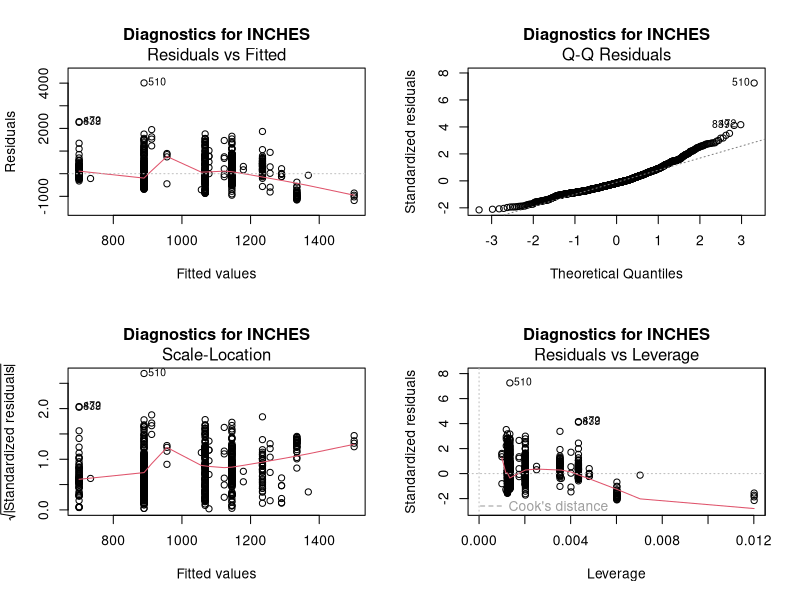
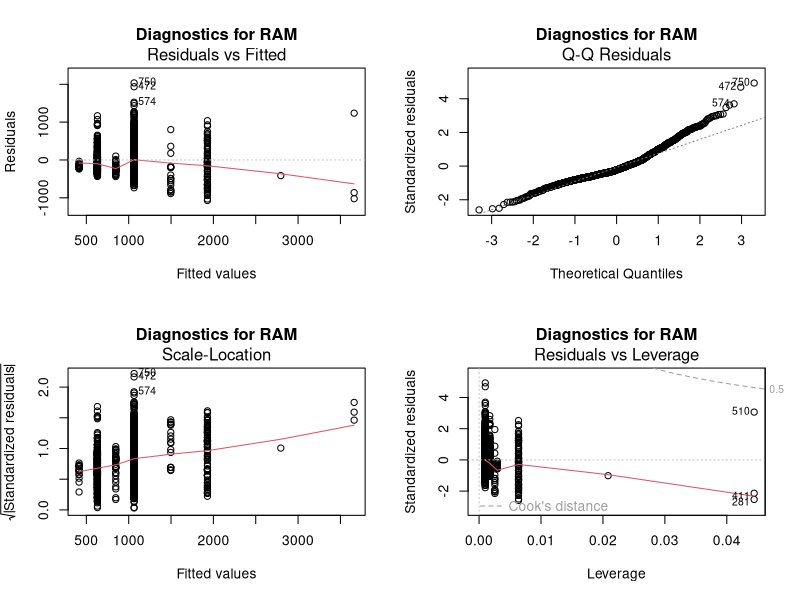
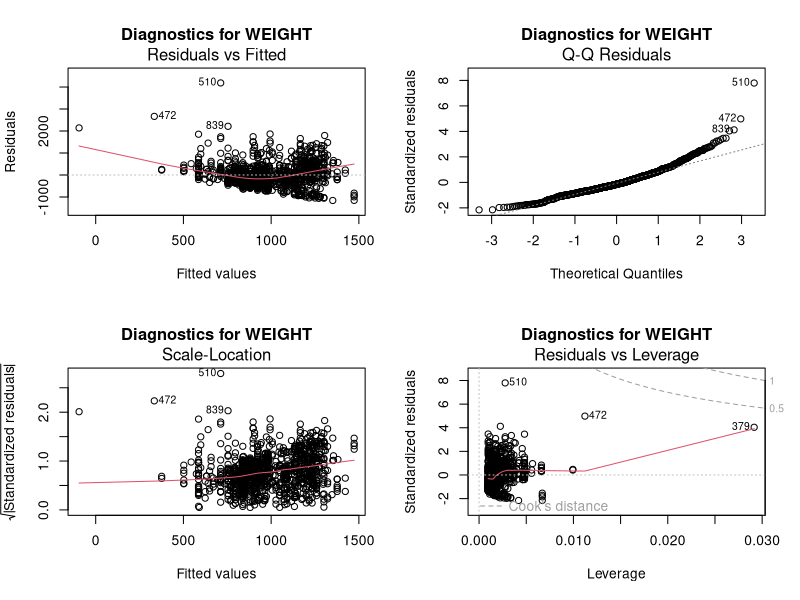
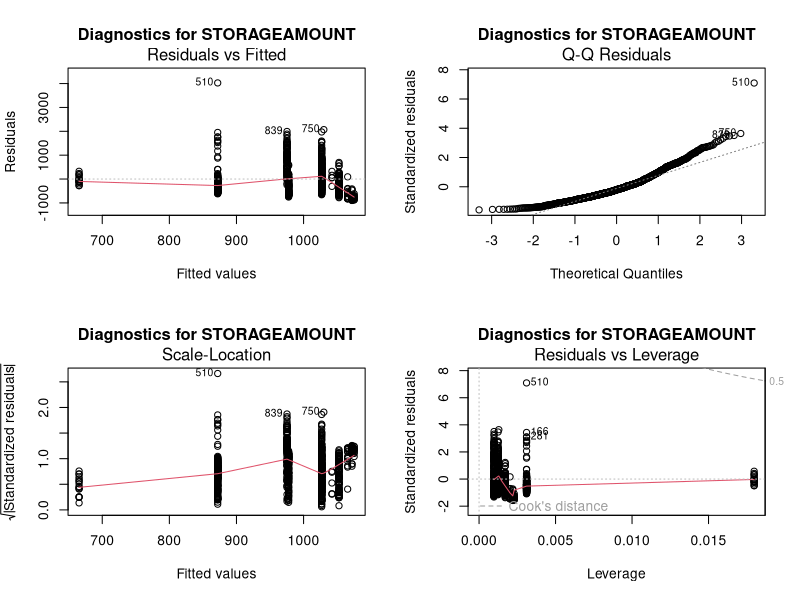
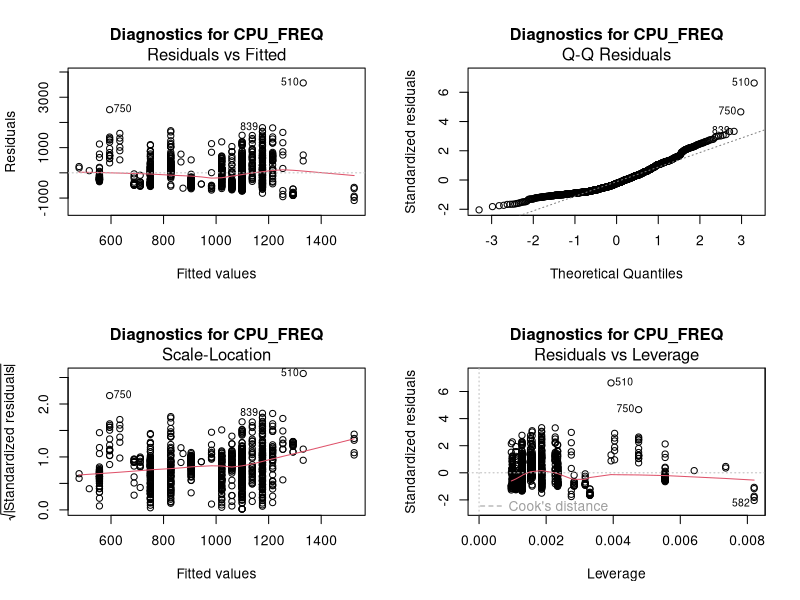
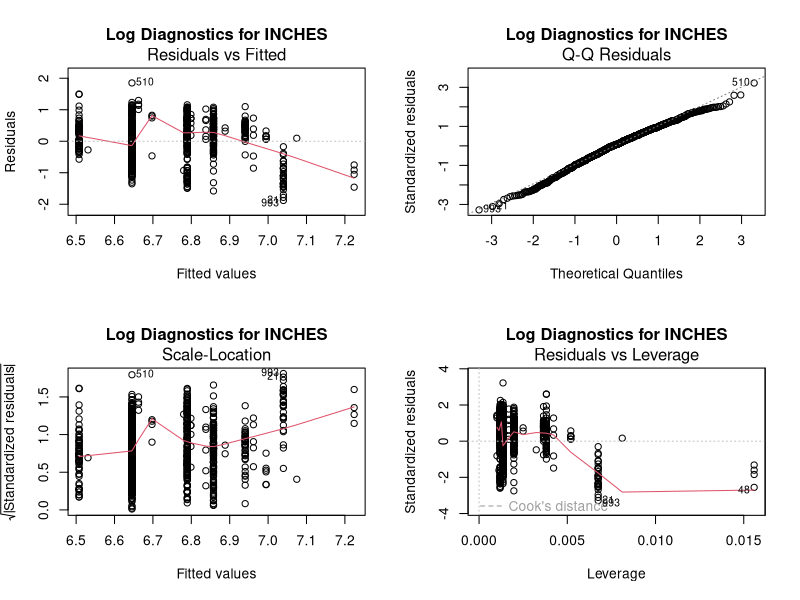
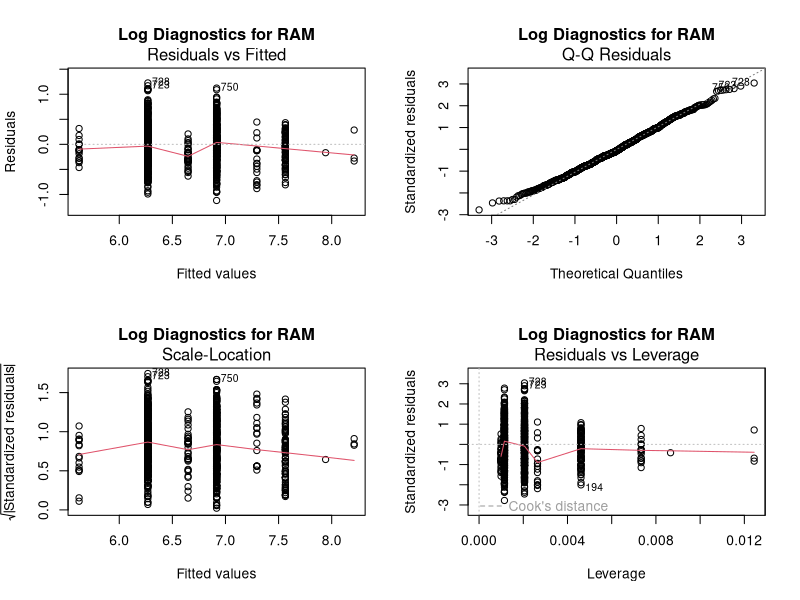
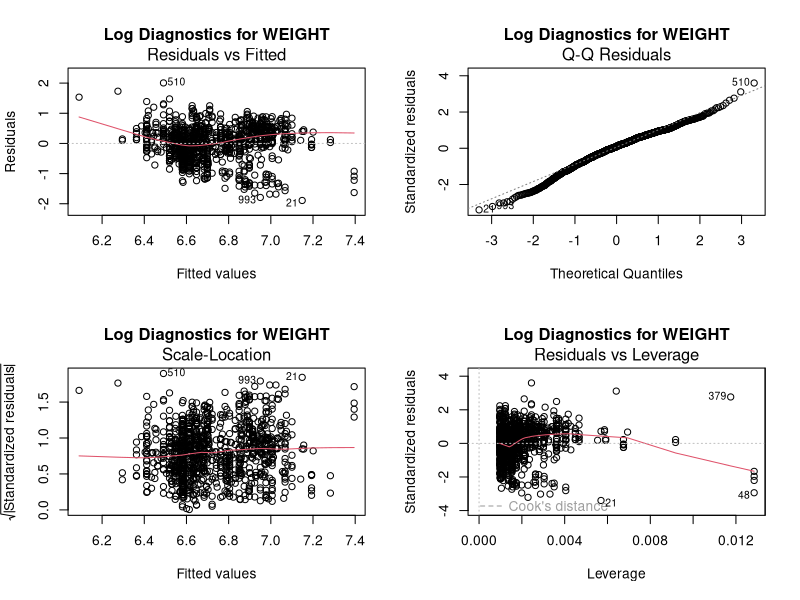

Reproduce these figures in R, in order.
library(readr)
library(ggplot2)
library(dplyr)
library(reshape2)
laptop_prices_modified <- read_csv("laptop_prices_modified.csv")

subset_columns <- c("inches", "ram", "weight", "storageamount", "CPU_freq") # "storagetype", "company"

# Summarize data
for (col in subset_columns) {
  print(toupper(col))
  formula <- as.formula(paste("price_euros ~", col))
  model <- lm(formula, data = laptop_prices_modified)
  print(summary(model))
}

# Generate Diagnostics Plots -- No remedial measures
for (col in subset_columns) {
  print(toupper(col)) 
  formula <- as.formula(paste("price_euros ~", col))
  model <- lm(formula, data = laptop_prices_modified)
  par(mfrow = c(2, 2))
  plot(model, main = paste("Diagnostics for", toupper(col)))
}

# multiple regression model
laptop_prices_modified$company_factor <- as.factor(laptop_prices_modified$company)
laptop_prices_modified$storage_type_factor <- as.factor(laptop_prices_modified$storagetype)
full_model = lm(
  price_euros ~ inches + ram + weight + storageamount + 
    storage_type_factor + company_factor + CPU_freq,
  data = laptop_prices_modified
)
summary(full_model)

quantative_model = lm(
  price_euros ~ inches + ram + weight + storageamount + CPU_freq,
  data = laptop_prices_modified
)
summary(quantative_model)

# Apply logarithmic transformation to the relevant columns and then fit the models
for (col in subset_columns) {
  print(toupper(col)) 
  transformed_data <- laptop_prices_modified
  transformed_data$log_price <- log(transformed_data$price_euros)
  if (is.numeric(transformed_data[[col]])) {
    transformed_data[[paste0("log_", col)]] <- log(transformed_data[[col]])
  }
  formula <- as.formula(paste("log_price ~", paste0("log_", col)))
  model <- lm(formula, data = transformed_data)
  fitted_values <- fitted(model)
  residuals_values <- residuals(model)
  
  # Generate diagnostics plots
  par(mfrow = c(2, 2))
  plot(model, main = paste("Log Diagnostics for", toupper(col)))
}

# Predicted vs. Actual
predicted <- predict(full_model)
actual <- laptop_prices_modified$price_euros

# Scatter plot
par(mfrow = c(1, 1))
plot(actual, predicted, 
     xlab = "Actual Prices", 
     ylab = "Predicted Prices", 
     main = "Predicted vs. Actual Prices")
abline(0, 1, col = "red")  # Add a y = x line


# Partial dependence plots
for (col in subset_columns) {
  p <- ggplot(data = laptop_prices_modified, aes_string(x = col, y = "price_euros")) +
    geom_point(alpha = 0.5) +  # Add data points
    geom_smooth(method = "lm", formula = y ~ x, se = TRUE, color = "blue") +  # Add regression line
    labs(title = paste("Effect of", col, "on Price"), 
         x = col, 
         y = "Price (Euros)")
  
  print(p)
}

# Partial dependence on Company
laptop_prices_modified$company_factor_ordered <- reorder(
  laptop_prices_modified$company_factor,
  laptop_prices_modified$price_euros,
  FUN = median
)
# Plot with reordered factor levels
ggplot(data = laptop_prices_modified, aes(x = company_factor_ordered, y = price_euros)) +
  geom_point(alpha = 0.5) +  # Add data points
  geom_smooth(method = "lm", formula = y ~ x, se = TRUE, color = "blue") +  # Add regression line
  labs(title = "Effect of Company on Price", x = "Company (Ordered by Average Price)", y = "Price (Euros)") +
  theme(axis.text.x = element_text(angle = 45, hjust = 1))


# Generate the diagnostic plots for the full model
par(mfrow = c(2, 2))  # Arrange the plots in a 2x2 grid

# Residuals vs. Fitted plot
plot(full_model, main = "Residuals vs. Fitted")

# Apply log transformation to the full model
laptop_prices_modified$log_price <- log(laptop_prices_modified$price_euros)
laptop_prices_modified$log_inches <- log(laptop_prices_modified$inches)
laptop_prices_modified$log_ram <- log(laptop_prices_modified$ram)
laptop_prices_modified$log_weight <- log(laptop_prices_modified$weight)
laptop_prices_modified$log_storageamount <- log(laptop_prices_modified$storageamount)

# Fit the model with log-transformed variables
log_formula <- log_price ~ log_inches + log_ram + log_weight + log_storageamount + 
  storage_type_factor + company_factor

log_model <- lm(log_formula, data = laptop_prices_modified)

# Print the summary of the transformed model
summary(log_model)

# Generate the diagnostic plots for the log-transformed model
par(mfrow = c(2, 2))  # Arrange the plot layout (2x2 grid)
plot(log_model, main = "Diagnostics for Log-Transformed Model")



# Singular Comparison Models
weight_inches = lm(
  price_euros ~ inches + weight,
  data = laptop_prices_modified
)
summary(weight_inches)

storage_amount_type = lm(
  price_euros ~ storageamount + storage_type_factor,
  data = laptop_prices_modified
)
summary(storage_amount_type)

freq_ram = lm(
  price_euros ~ CPU_freq + ram,
  data = laptop_prices_modified
)
summary(freq_ram)

company_freq = lm(
  price_euros ~ CPU_freq + company_factor,
  data = laptop_prices_modified
)
summary(company_freq)

company_ram = lm(
  price_euros ~ ram + company_factor,
  data = laptop_prices_modified
)
summary(company_ram)


company_storage_amount = lm(
  price_euros ~ storageamount + company_factor,
  data = laptop_prices_modified
)
summary(company_storage_amount)

company_inches = lm(
  price_euros ~ inches + company_factor,
  data = laptop_prices_modified
)
summary(company_inches)

company_weight = lm(
  price_euros ~ weight + company_factor,
  data = laptop_prices_modified
)
summary(company_weight)

company_weight_inches = lm(
  price_euros ~ inches + weight + company_factor,
  data = laptop_prices_modified
)
summary(company_weight_inches)


# Ranges
subset_000_100 <- subset(laptop_prices_modified, storageamount >= 0 & storageamount < 100)
subset_100_200 <- subset(laptop_prices_modified, storageamount >= 100 & storageamount < 200)
subset_200_400 <- subset(laptop_prices_modified, storageamount >= 200 & storageamount < 400)
subset_400_600 <- subset(laptop_prices_modified, storageamount >= 400 & storageamount < 600)
subset_600_1200 <- subset(laptop_prices_modified, storageamount >= 600 & storageamount < 1200)
subset_1200_2200 <- subset(laptop_prices_modified, storageamount >= 1200 & storageamount < 2200)
lm_000_200 <- lm(price_euros ~ inches + weight, data = subset_000_100)
lm_000_200 <- lm(price_euros ~ inches + weight, data = subset_100_200)
lm_200_300 <- lm(price_euros ~ inches + weight, data = subset_200_400)
lm_400_600 <- lm(price_euros ~ inches + weight, data = subset_400_600)
lm_600_1200 <- lm(price_euros ~ inches + weight, data = subset_600_1200)
lm_1200_2200 <- lm(price_euros ~ inches + weight, data = subset_1200_2200)

laptop_prices_modified$storage_range <- cut(
  laptop_prices_modified$storageamount,
  breaks = c(0, 100, 200, 400, 600, 1200, 2200),  # Define range endpoints
  labels = c("0-100GB", "100-200GB", "200-400GB", "400-600GB", "600-1200GB", "1200-2200GB"),
  right = FALSE  # Use left-closed intervals [a, b)
)

lm_with_ranges <- lm(price_euros ~ inches + weight + storage_range, data = laptop_prices_modified)
summary(lm_with_ranges)

table(laptop_prices_modified$storage_range)

# Jitter Plot
ggplot(laptop_prices_modified, aes(x = storage_range, y = price_euros)) +
  #geom_boxplot(outlier.color = "red", alpha = 0.7) +  # Boxplot with slightly transparent boxes
  geom_jitter(width = 0.2, alpha = 0.5, color = "blue") +  # Jittered points for raw data
  labs(title = "Price by Storage Range", x = "Storage Range", y = "Price (Euros)") +
  theme_minimal()


# Min and Max storage within ranges
storage_summary <- aggregate(storageamount ~ storage_range, data = laptop_prices_modified, 
                             FUN = function(x) c(min = min(x, na.rm = TRUE), max = max(x, na.rm = TRUE)))
# Split into separate columns for min and max
storage_summary <- do.call(data.frame, storage_summary)
names(storage_summary)[2:3] <- c("min_storage", "max_storage")
print(storage_summary)


# Select numeric columns including price_euros
numeric_data <- laptop_prices_modified[, c("price_euros", "inches", "ram", "weight", "storageamount", "CPU_freq")]

# Scatter plot matrix
pairs(numeric_data, 
      main = "Scatter Plot Matrix with Price (Y)", 
      pch = 19, col = "blue",
      labels = c("Price (€)", "Inches", "RAM", "Weight", "Storage", "CPU_freq"))


# Add cors
quantitative_data <- laptop_prices_modified[, c("price_euros", "inches", "ram", "weight", "storageamount", "CPU_freq")]
# Pearson correlation matrix
cor_matrix <- cor(quantitative_data, method = "pearson")
print(cor_matrix)


# Select numeric columns
numeric_data <- laptop_prices_modified[, c("price_euros", "inches", "ram", "weight", "CPU_freq", "storageamount")]
# Calculate correlation matrix
cor_matrix <- cor(numeric_data, use = "complete.obs")
# Melt the matrix for ggplot2
cor_melt <- melt(cor_matrix)
# Plot the heatmap
ggplot(data = cor_melt, aes(x = Var1, y = Var2, fill = value)) +
  geom_tile() +
  scale_fill_gradient2(low = "blue", mid = "white", high = "red", midpoint = 0) +
  theme_minimal() +
  ggtitle("Correlation Heatmap")


agg_data <- aggregate(price_euros ~ company_factor + storage_type_factor, data = laptop_prices_modified, FUN = mean)
# Plot the heatmap
ggplot(agg_data, aes(x = company_factor, y = storage_type_factor, fill = price_euros)) +
  geom_tile() +
  scale_fill_gradient(low = "yellow", high = "red") +
  theme_minimal() +
  ggtitle("Average Price by Company and Storage Type")


# Filter out rows where storageamount > 600
filtered_data <- laptop_prices_modified %>%
  filter(storageamount <= 1100)

# Refit the model
filtered_model <- lm(price_euros ~ storageamount, data = filtered_data)

# Scatter plot with regression line
plot(filtered_data$storageamount, filtered_data$price_euros, 
     xlab = "Storage Amount (GB)", 
     ylab = "Price (Euros)", 
     main = "Price vs Storage Amount (Filtered)",
     pch = 19, col = "black")  # Scatter plot points
abline(filtered_model, col = "red", lwd = 2)  # Regression line


# Laptop Size by Weight Heatmap
laptop_prices_modified$inches_bin <- cut(laptop_prices_modified$inches, breaks = 5)
laptop_prices_modified$weight_bin <- cut(laptop_prices_modified$weight, breaks = 5)
# Aggregate price by bins
price_bins <- aggregate(price_euros ~ inches_bin + weight_bin, data = laptop_prices_modified, FUN = mean, na.rm = TRUE)
# Plot the heatmap
ggplot(price_bins, aes(x = inches_bin, y = weight_bin, fill = price_euros)) +
  geom_tile() +
  scale_fill_gradient(low = "lightblue", high = "darkblue") +
  theme_minimal() +
  labs(title = "Price Distribution by Laptop Size and Weight", x = "Screen Size (Inches)", y = "Weight (kg)", fill = "Avg Price (€)") +
  theme(axis.text.x = element_text(angle = 45, hjust = 1))


#Storage Histogram by Company
ggplot(laptop_prices_modified, aes(x = reorder(company_factor, price_euros, FUN = median), y = price_euros, fill = company_factor)) +
  geom_boxplot(outlier.size = 1, outlier.color = "red", alpha = 0.7) +
  theme_minimal() +
  labs(
    title = "Price Distribution by Company (Ordered by Median Price)",
    x = "Company",
    y = "Price (€)",
    fill = "Company"
  ) +
  theme(
    axis.text.x = element_text(angle = 45, hjust = 1),
    legend.position = "none"  # Remove the color guide (legend) on the right
  )


# Price per gigabyte storage per company histogram
# Step 1: Calculate price per gigabyte
laptop_prices_modified <- laptop_prices_modified %>%
  mutate(price_per_gb = price_euros / storageamount)
# Step 2: Create the plot
ggplot(laptop_prices_modified, aes(x = reorder(company_factor, price_per_gb, FUN = median), y = price_per_gb, fill = company_factor)) +
  geom_boxplot(outlier.size = 1, outlier.color = "red", alpha = 0.7) +  # Boxplot of price per GB
  theme_minimal() +
  labs(
    title = "Price per Gigabyte of Storage by Company (Ordered by Median)",
    x = "Company",
    y = "Price per GB (€)",
    fill = "Company"
  ) +
  theme(
    axis.text.x = element_text(angle = 45, hjust = 1),  # Rotate x-axis labels
    legend.position = "none"  # Remove the color guide
  )


# Price per gigabyte RAM per company histogram
# Step 1: Calculate price per gigabyte
laptop_prices_modified <- laptop_prices_modified %>%
  mutate(price_per_gb = price_euros / ram)
# Step 2: Create the plot
ggplot(laptop_prices_modified, aes(x = reorder(company_factor, price_per_gb, FUN = median), y = price_per_gb, fill = company_factor)) +
  geom_boxplot(outlier.size = 1, outlier.color = "red", alpha = 0.7) +  # Boxplot of price per GB
  theme_minimal() +
  labs(
    title = "Price per Gigabyte of RAM by Company (Ordered by Median)",
    x = "Company",
    y = "Price per GB Ram (€)",
    fill = "Company"
  ) +
  theme(
    axis.text.x = element_text(angle = 45, hjust = 1),  # Rotate x-axis labels
    legend.position = "none"  # Remove the color guide
  )
